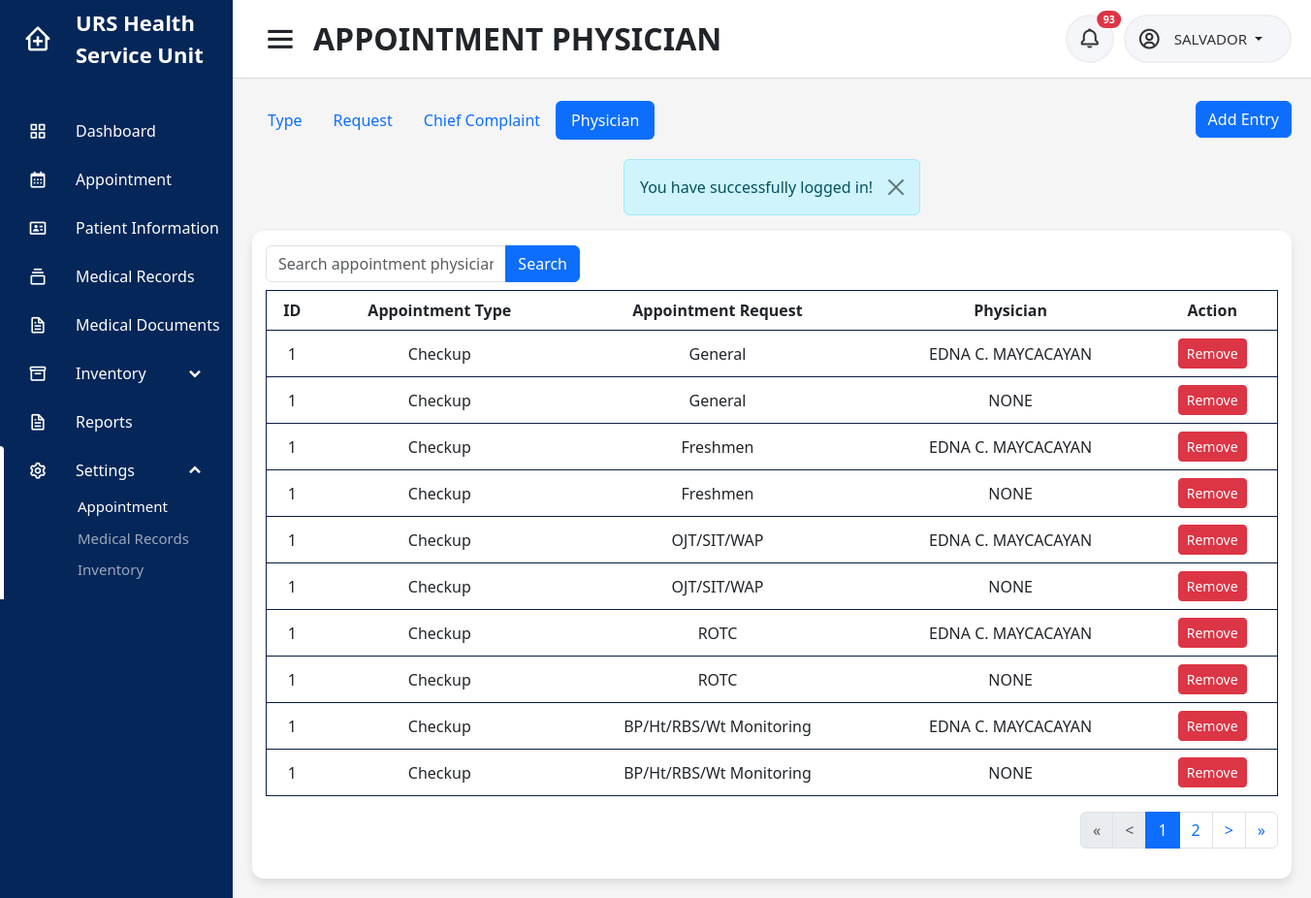
/users/nurse/appphysician_set.php (signed in), run on the app's committed database.
### tables this page shows
CREATE TABLE `appointment_physician` (
  `id` int(11) NOT NULL,
  `purpose` int(11) NOT NULL,
  `physician` tinytext NOT NULL
);

CREATE TABLE `appointment_type` (
  `id` int(11) NOT NULL,
  `type` varchar(45) NOT NULL
);

CREATE TABLE `appointment_purpose` (
  `id` int(11) NOT NULL,
  `type` int(11) NOT NULL,
  `purpose` varchar(45) NOT NULL
);

### users/nurse/appphysician_set.php (the view, shortened to what this page needs)
<?php
include('../../connection.php');
$userid = $_SESSION['userid'];
$name = $_SESSION['username'];
$campus = $_SESSION['campus'];
if (isset($_GET['physician'])) {
    $physician = isset($_GET['physician']) ? $_GET['physician'] : '';
    $whereClause = "";
    if ($physician !== '') {
        $whereClause .= " WHERE physician LIKE '%$physician%'";
    }
    $sql_count = "SELECT COUNT(*) AS total_rows FROM appointment_physician ap INNER JOIN appointment_purpose p ON p.id=ap.purpose INNER JOIN appointment_type t ON t.id=p.type $whereClause ORDER BY ap.purpose, ap.physician";
} else {
    $sql_count = "SELECT COUNT(*) AS total_rows FROM appointment_physician ap INNER JOIN appointment_purpose p ON p.id=ap.purpose INNER JOIN appointment_type t ON t.id=p.type ORDER BY ap.purpose, ap.physician";
}
$count_result = $conn->query($sql_count);
if ($count_result) {
    $count_row = $count_result->fetch_assoc();
    $nr_of_rows = $count_row['total_rows'];
} else {
    echo "Error: " . $conn->error;
}
$rows_per_page = 10;
$page = isset($_GET['page']) ? $_GET['page'] : 1;
$start = ($page - 1) * $rows_per_page;
$pages = ceil($nr_of_rows / $rows_per_page);
$previous = $page - 1;
$next = $page + 1;
$start_loop = $page > 2 ? $page - 2 : 1;
$end_loop = $page < $pages - 2 ? $page + 2 : $pages;
?>
<!DOCTYPE html>
<html lang="en" dir="ltr">
<head>
    <?php include('../../includes/header.php'); ?>
</head>
<body id="<?php echo $id ?>">
    <?php include('../../includes/sidebar.php') ?>
    <section class="home-section">
        <nav>
            <div class="sidebar-button">
                <i class='bx bx-menu sidebarBtn'></i>
                <span class="dashboard">APPOINTMENT PHYSICIAN</span>
            </div>
            <div class="right-nav">
                <div class="notification-button">
                    <button type="button" class="btn btn-sm position-relative" onclick="window.location.href = 'notification'">
                        <i class='bx bx-bell'></i>
                        <?php
                        $sql = "SELECT au.id, au.user, au.campus, au.activity, au.datetime, au.status, ac.firstname, ac.middlename, ac.lastname, ac.campus, i.image FROM audit_trail au INNER JOIN account ac ON ac.accountid = au.user INNER JOIN patient_image i ON i.patient_id = au.user WHERE ((au.activity LIKE '%added a walk-in schedule%' AND au.activity LIKE '%$campus%') OR (au.activity LIKE '%cancelled a walk-in schedule%' AND au.activity LIKE '%$campus%') OR au.activity LIKE 'sent%' OR au.activity LIKE 'cancelled%' OR au.activity LIKE 'uploaded medical document%' OR au.activity LIKE '%expired%') AND au.status='unread' AND au.user != '$userid' ORDER BY au.datetime DESC";
                        $result = mysqli_query($conn, $sql);
                        if ($row = mysqli_num_rows($result)) {
                        ?>
                            <span class="position-absolute top-0 start-100 translate-middle badge rounded-pill bg-danger">
                                <?= $row ?>
                            </span>
                        <?php
                        }
                        ?>
                    </button>
                </div>
                <div class="profile-details">
                    <i class='bx bx-user-circle'></i>
                    <div class="dropdown">
                        <a class="btn dropdown-toggle" href="#" role="button" data-bs-toggle="dropdown" aria-expanded="false">
                            <span class="admin_name">
                                <?php
                                echo $name ?>
                            </span>
                        </a>
                    </div>
                </div>
            </div>
        </nav>
        <div class="home-content">
            <div class="overview-boxes">
                <div class="inv-tabs">
                    <div class="tabs">
                        <ul class="nav nav-pills">
                            <li class="nav-item">
                                <a class="nav-link" href="apptype_set">Type</a>
                            </li>
                            <li class="nav-item">
                                <a class="nav-link" href="apppurpose_set">Request</a>
                            </li>
                            <li class="nav-item">
                                <a class="nav-link" href="appcc_set">Chief Complaint</a>
                            </li>
                            <li class="nav-item">
                                <a class="nav-link active" aria-current="page" href="#">Physician</a>
                            </li>
                        </ul>
                    </div>
                    <div>
                        <button type="button" class="btn btn-primary" data-bs-toggle="modal" data-bs-target="#physician_set">Add Entry</button>
                        <?php include('modals/appphysician_set_modal.php'); ?>
                    </div>
                </div>
                <?php
                include('../../includes/alert.php')
                ?>
                <div class="content">
                    <div class="row">
                        <div class="row">
                            <div class="col-md-4">
                                <form action="" method="get">
                                    <div class="row">
                                        <div class="col-md-12">
                                            <div class="input-group mb-2">
                                                <input type="text" name="physician" value="<?= isset($_GET['physician']) == true ? $_GET['physician'] : '' ?>" class="form-control" placeholder="Search appointment physician   ">
                                                <button type="submit" class="btn btn-primary">Search</button>
                                            </div>
                                        </div>
                                    </div>
                                </form>
                            </div>
                        </div>
                        <div class="col-sm-12">
                            <div class="table-responsive">
                                <table class="table">
                                    <thead class="head">
                                        <tr>
                                            <th>ID</th>
                                            <th>Appointment Type</th>
                                            <th>Appointment Request</th>
                                            <th>Physician</th>
                                            <th>Action</th>
                                        </tr>
                                    </thead>
                                    <tbody>
                                        <?php
                                        if (isset($_GET['physician']) && $_GET['physician'] != '') {
                                            $physician = $_GET['physician'];
                                            $count = 1;
                                            $sql = "SELECT * FROM appointment_physician ap INNER JOIN appointment_purpose p ON p.id=ap.purpose INNER JOIN appointment_type t ON t.id=p.type WHERE physician LIKE '%$physician%' ORDER BY ap.purpose, ap.physician LIMIT $start, $rows_per_page";
                                            $result = mysqli_query($conn, $sql);
                                        } else {
                                            $sql = "SELECT * FROM appointment_physician ap INNER JOIN appointment_purpose p ON p.id=ap.purpose INNER JOIN appointment_type t ON t.id=p.type ORDER BY ap.purpose, ap.physician LIMIT $start, $rows_per_page";
                                            $result = mysqli_query($conn, $sql);
                                        }
                                        if ($result) {
                                            if (mysqli_num_rows($result) > 0) {
                                                foreach ($result as $data) {
                                        ?>
                                                    <tr>
                                                        <td><?php echo $data['id']; ?></td>
                                                        <td><?php echo $data['type']; ?></td>
                                                        <td><?php echo $data['purpose']; ?></td>
                                                        <td><?php echo $data['physician']; ?></td>
                                                        <td>
                                                            <button type="button" class="btn btn-danger btn-sm" data-bs-toggle="modal" data-bs-target="#removephysician_set<?php echo $data['id'] ?>">Remove</button>
                                                        </td>
                                                    </tr>
                                                <?php
                                                }
                                            }
                                        }
                                        ?>
                                    </tbody>
                                </table>
                                <ul class="pagination justify-content-end">
                                    <?php
                                    if (mysqli_num_rows($result) > 0) : ?>
                                        <li class="page-item <?= $page == 1 ? 'disabled' : ''; ?>">
                                            <a class="page-link" href="?<?= isset($_GET['physician']) ? 'physician=' . $_GET['physician'] . '&' : '' ?>page=<?= 1; ?>">&laquo;</a>
                                        </li>
                                        <li class="page-item <?php echo $page == 1 ? 'disabled' : ''; ?>">
                                            <a class="page-link" href="?<?= isset($_GET['physician']) ? 'physician=' . $_GET['physician'] . '&' : '' ?>page=<?= $previous; ?>">&lt;</a>
                                        </li>
                                        <?php for ($i = $start_loop; $i <= $end_loop; $i++) : ?>
                                            <li class="page-item <?php echo $page == $i ? 'active' : ''; ?>">
                                                <a class="page-link" href="?<?= isset($_GET['physician']) ? 'physician=' . $_GET['physician'] . '&' : '' ?>page=<?= $i; ?>"><?= $i; ?></a>
                                            </li>
                                        <?php endfor; ?>
                                        <li class="page-item <?php echo $page == $pages ? 'disabled' : ''; ?>">
                                            <a class="page-link" href="?<?= isset($_GET['physician']) ? 'physician=' . $_GET['physician'] . '&' : '' ?>page=<?= $next; ?>">&gt;</a>
                                        </li>
                                        <li class="page-item <?php echo $page == $pages ? 'disabled' : ''; ?>">
                                            <a class="page-link" href="?<?= isset($_GET['physician']) ? 'physician=' . $_GET['physician'] . '&' : '' ?>page=<?= $pages; ?>">&raquo;</a>
                                        </li>
                                    <?php endif; ?>
                                </ul>
                            </div>
                        </div>
                    </div>
                </div>
            </div>
        </div>
    </section>
</body>
</html>

### css/dashboard.css (style rules this page uses)
.home-section { position: relative; background: #f5f5f5; min-height: 100vh; width: calc(100% - 240px); left: 240px; transition: all 0.5s ease; }
.home-section nav { display: flex; justify-content: space-between; height: 80px; background: #fff; align-items: center; position: fixed; width: calc(100% - 240px); left: 240px; z-index: 100; padding: 0 20px 0 30px; box-shadow: 0 1px 1px rgba(0, 0, 0, 0.1); transition: all 0.5s ease; }
.home-section nav .sidebar-button { display: flex; align-items: center; font-size: 32px; font-weight: 600; }
nav .sidebar-button i { font-size: 38px; margin-right: 15px; }
.home-section .right-nav { display: flex; }
.home-section .profile-details { display: flex; align-items: center; background: #f5f6fa; border: 2px solid #efeef1; border-radius: 50px; height: 50px; padding: 0 15px 0 2px; margin-left: 10px; }
.home-section nav .notification-button { display: flex; align-items: center; justify-content: center; background: #f5f6fa; border: 2px solid #efeef1; border-radius: 50px; height: 50px; min-width: 50px; }
nav .notification-button i { font-size: 24px; color: #333; }
.home-section nav .notification-button button { display: flex; justify-content: center; align-items: center; height: 42px; min-width: 30px; border-radius: 50%; }
nav .profile-details .admin_name { font-size: 15px; font-weight: 500; color: #333; white-space: nowrap; }
nav .profile-details i { font-size: 25px; color: #333; padding-left: 10px; }
.home-section .home-content { position: relative; justify-content: center; padding-top: 104px; }
.home-content .overview-boxes { display: flex; align-items: center; justify-content: space-between; flex-wrap: wrap; padding: 0 20px; }
.home-content .overview-boxes .content { margin-bottom: 20px; width: 100%; background: #fff; padding: 15px 14px; border-radius: 12px; box-shadow: 0 5px 10px rgba(0, 0, 0, 0.1); }
.home-content .table-inv tr, td, th { border: none; padding: 8px; text-align: center; }
.home-content table { border-collapse: collapse; width: 100%; vertical-align: middle; }
.head { background-color: #081d45; color: white; }
.home-content tr, td, th { border: 1px solid #081d45; padding: 8px; text-align: center; }
:root { --Red: hsl(1, 90%, 64%); --Blue: hsl(219, 85%, 26%); --White: hsl(0, 0%, 100%); --Very-light-grayish-blue: hsl(210, 60%, 98%); --Light-grayish-blue-1: hsl(211, 68%, 94%); --Light-grayish-blue-2: hsl(205, 33%, 90%); --Grayish-blue: hsl(219, 14%, 63%); --Dark-grayish-blue: hsl(219, 12%, 42%); --Very-dark-blue: hsl(224, 21%, 14%); }
.inv-tabs { display: flex; justify-content: space-between; width: 100%; margin-bottom: 20px; }

### data on the page
appointment_physician: appointment_type.id "1", appointment_type.type "Checkup", appointment_purpose.purpose "General", physician "EDNA C. MAYCACAYAN"
appointment_physician: appointment_type.id "1", appointment_type.type "Checkup", appointment_purpose.purpose "General", physician "NONE"
appointment_physician: appointment_type.id "1", appointment_type.type "Checkup", appointment_purpose.purpose "Freshmen", physician "EDNA C. MAYCACAYAN"
appointment_physician: appointment_type.id "1", appointment_type.type "Checkup", appointment_purpose.purpose "Freshmen", physician "NONE"
appointment_physician: appointment_type.id "1", appointment_type.type "Checkup", appointment_purpose.purpose "OJT/SIT/WAP", physician "EDNA C. MAYCACAYAN"
appointment_physician: appointment_type.id "1", appointment_type.type "Checkup", appointment_purpose.purpose "OJT/SIT/WAP", physician "NONE"
appointment_physician: appointment_type.id "1", appointment_type.type "Checkup", appointment_purpose.purpose "ROTC", physician "EDNA C. MAYCACAYAN"
appointment_physician: appointment_type.id "1", appointment_type.type "Checkup", appointment_purpose.purpose "ROTC", physician "NONE"
appointment_physician: appointment_type.id "1", appointment_type.type "Checkup", appointment_purpose.purpose "BP/Ht/RBS/Wt Monitoring", physician "EDNA C. MAYCACAYAN"
appointment_physician: appointment_type.id "1", appointment_type.type "Checkup", appointment_purpose.purpose "BP/Ht/RBS/Wt Monitoring", physician "NONE"

### other printed values
$row "93"
$name "SALVADOR"
$_SESSION['alert'] "You have successfully logged in!"
